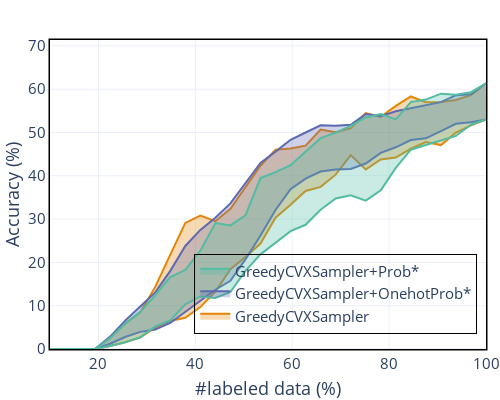

Notebook code cell kept with this figure:
### Code cell
plot([argmax, argmax_perfect_onehot, argmax_perfect_distributional], 
     ["GreedyCVXSampler", "GreedyCVXSampler+OnehotProb*", "GreedyCVXSampler+Prob*"], 
     filename="plots/cvx_greedy_perfect_uncertainty_N={}_K={}_sigma={}_alpha={}.pdf".format(N, K, sigma, alpha), 
     opacity=0.3)

### Figure 1 — Plotly figure (JSON) as saved in the notebook; plotly's stock layout.template omitted (floating-point values rounded to 4 significant figures)
{"data": [{"fillcolor": "rgba(229, 134, 6, 0.3)", "line": {"color": "rgb(229, 134, 6)"}, "mode": "lines", "name": "GreedyCVXSampler", "showlegend": false, "type": "scatter", "x": [10, 13.1, 16.21, 19.31, 22.41, 25.52, 28.62, 31.72, 34.83, 37.93, 41.03, 44.14, 47.24, 50.34, 53.45, 56.55, 59.66, 62.76, 65.86, 68.97, 72.07, 75.17, 78.28, 81.38, 84.48, 87.59, 90.69, 93.79, 96.9, 100], "y": [0, 0, 0, 0, 0.6849, 1.565, 2.656, 4.984, 6.474, 7.214, 9.682, 13.23, 18.43, 21.23, 24.36, 30.32, 33.29, 36.49, 37.45, 40.26, 44.77, 41.46, 43.78, 44.2, 46.26, 47.81, 47.1, 49.98, 51.64, 52.99]}, {"fill": "tonexty", "fillcolor": "rgba(229, 134, 6, 0.3)", "line": {"color": "rgb(229, 134, 6)"}, "mode": "lines", "name": "GreedyCVXSampler", "showlegend": true, "type": "scatter", "x": [10, 13.1, 16.21, 19.31, 22.41, 25.52, 28.62, 31.72, 34.83, 37.93, 41.03, 44.14, 47.24, 50.34, 53.45, 56.55, 59.66, 62.76, 65.86, 68.97, 72.07, 75.17, 78.28, 81.38, 84.48, 87.59, 90.69, 93.79, 96.9, 100], "y": [0, 0, 0, 0, 2.568, 5.869, 8.494, 14.34, 21.81, 29.11, 30.83, 29.53, 32.37, 37.31, 42.32, 46.04, 46.33, 46.97, 50.7, 50.06, 50.95, 54.5, 53.6, 56.13, 58.32, 57.01, 57.05, 57.52, 58.64, 61.36]}, {"fillcolor": "rgba(93, 105, 177, 0.3)", "line": {"color": "rgb(93, 105, 177)"}, "mode": "lines", "name": "GreedyCVXSampler+OnehotProb*", "showlegend": false, "type": "scatter", "x": [10, 13.1, 16.21, 19.31, 22.41, 25.52, 28.62, 31.72, 34.83, 37.93, 41.03, 44.14, 47.24, 50.34, 53.45, 56.55, 59.66, 62.76, 65.86, 68.97, 72.07, 75.17, 78.28, 81.38, 84.48, 87.59, 90.69, 93.79, 96.9, 100], "y": [0, 0, 0, 0, 1.21, 2.765, 3.955, 4.521, 6.005, 8.516, 11.11, 13.69, 15.76, 20.69, 26.22, 32.1, 36.92, 39.34, 40.99, 41.47, 41.58, 42.83, 45.29, 46.58, 48.27, 48.65, 50.34, 52.0, 52.38, 52.99]}, {"fill": "tonexty", "fillcolor": "rgba(93, 105, 177, 0.3)", "line": {"color": "rgb(93, 105, 177)"}, "mode": "lines", "name": "GreedyCVXSampler+OnehotProb*", "showlegend": true, "type": "scatter", "x": [10, 13.1, 16.21, 19.31, 22.41, 25.52, 28.62, 31.72, 34.83, 37.93, 41.03, 44.14, 47.24, 50.34, 53.45, 56.55, 59.66, 62.76, 65.86, 68.97, 72.07, 75.17, 78.28, 81.38, 84.48, 87.59, 90.69, 93.79, 96.9, 100], "y": [0, 0, 0, 0, 2.869, 6.557, 9.809, 13.08, 18.05, 23.8, 27.51, 30.32, 33.63, 38.26, 42.96, 45.58, 48.32, 50.0, 51.66, 51.57, 51.79, 54.24, 53.75, 54.92, 55.64, 56.29, 57.01, 58.63, 58.82, 61.36]}, {"fillcolor": "rgba(82, 188, 163, 0.3)", "line": {"color": "rgb(82, 188, 163)"}, "mode": "lines", "name": "GreedyCVXSampler+Prob*", "showlegend": false, "type": "scatter", "x": [10, 13.1, 16.21, 19.31, 22.41, 25.52, 28.62, 31.72, 34.83, 37.93, 41.03, 44.14, 47.24, 50.34, 53.45, 56.55, 59.66, 62.76, 65.86, 68.97, 72.07, 75.17, 78.28, 81.38, 84.48, 87.59, 90.69, 93.79, 96.9, 100], "y": [0, 0, 0, 0, 0.6849, 1.565, 2.706, 5.235, 6.58, 10.33, 12.14, 11.8, 13.16, 18.04, 21.86, 24.55, 27.23, 28.69, 32.17, 34.77, 35.49, 34.27, 36.64, 41.84, 46.04, 47.1, 48.22, 49.21, 51.79, 52.99]}, {"fill": "tonexty", "fillcolor": "rgba(82, 188, 163, 0.3)", "line": {"color": "rgb(82, 188, 163)"}, "mode": "lines", "name": "GreedyCVXSampler+Prob*", "showlegend": true, "type": "scatter", "x": [10, 13.1, 16.21, 19.31, 22.41, 25.52, 28.62, 31.72, 34.83, 37.93, 41.03, 44.14, 47.24, 50.34, 53.45, 56.55, 59.66, 62.76, 65.86, 68.97, 72.07, 75.17, 78.28, 81.38, 84.48, 87.59, 90.69, 93.79, 96.9, 100], "y": [0, 0, 0, 0, 2.568, 5.869, 8.567, 12.4, 16.63, 18.28, 22.7, 29.08, 28.54, 30.88, 39.48, 40.86, 42.45, 45.59, 48.7, 49.97, 51.51, 53.48, 54.28, 53.05, 57.03, 57.61, 58.98, 58.73, 59.3, 61.36]}], "layout": {"font": {"size": 15}, "height": 400, "legend": {"bgcolor": "rgba(0,0,0,0)", "bordercolor": "Black", "borderwidth": 1, "x": 0.98, "xanchor": "right", "y": 0.05, "yanchor": "bottom"}, "margin": {"b": 40, "l": 0, "r": 0, "t": 40}, "title": {"text": "", "x": 0.5}, "width": 500, "xaxis": {"linecolor": "Black", "linewidth": 1.5, "mirror": true, "range": [10, 100], "showline": true, "title": {"text": "#labeled data (%)"}}, "yaxis": {"linecolor": "Black", "linewidth": 1.5, "mirror": true, "range": [0, 71.36], "showline": true, "title": {"text": "Accuracy (%)"}}}}
